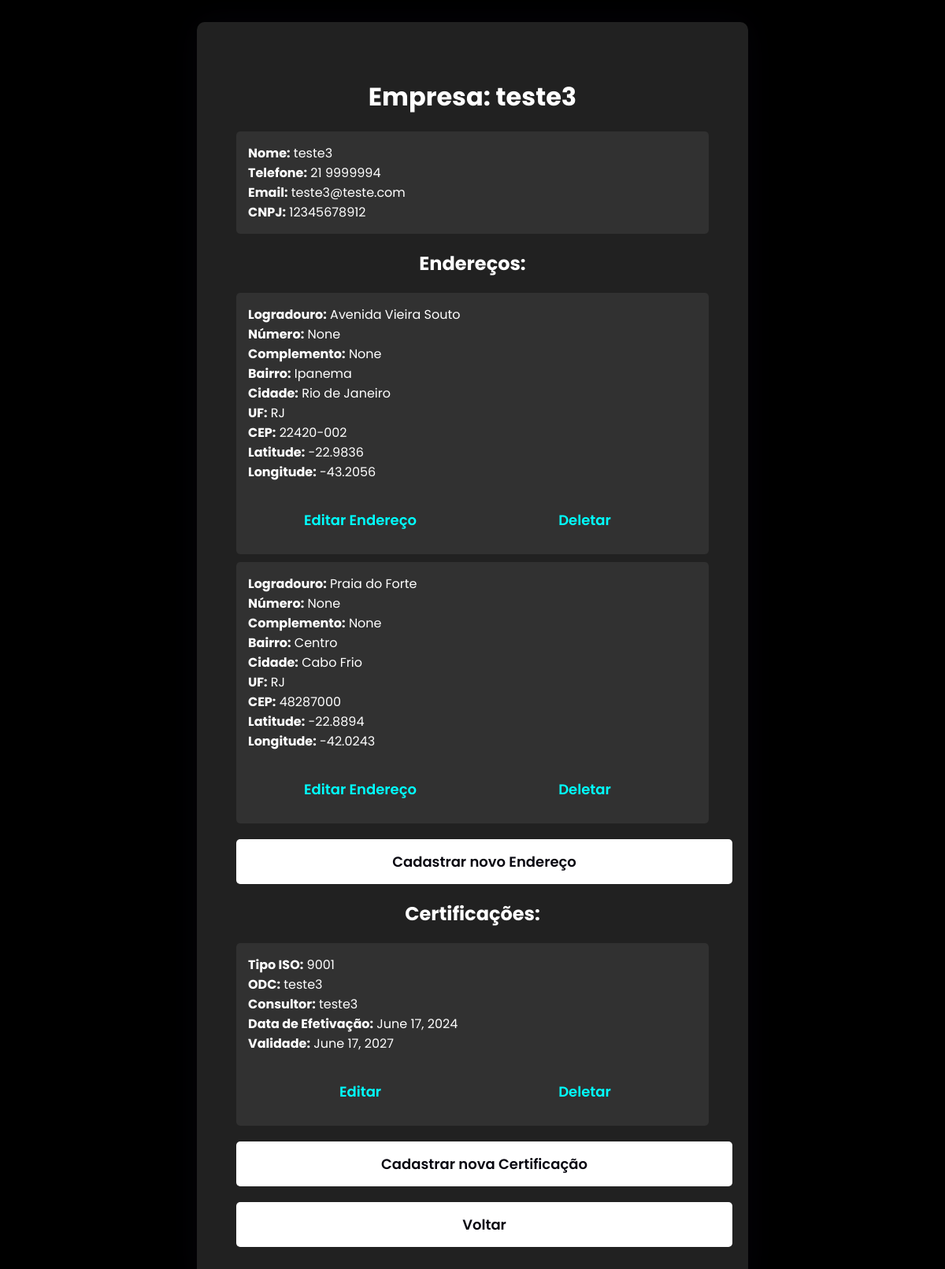
The page /clientes/View/35 (signed in) on the database its author committed.
### mapa/models.py (models this page shows, shortened)
class Empresa(models.Model):
    nome_empresa = models.CharField(max_length=255)
    nome = models.CharField(max_length=255)
    email = models.EmailField()
    telefone = models.CharField(max_length=20)
    cnpj = models.CharField(max_length=20)

class Endereco(models.Model):
    empresa = models.ForeignKey(Empresa, on_delete=models.CASCADE, related_name='enderecos')
    cep = models.CharField(max_length=10)
    logradouro = models.CharField(max_length=255)
    numero = models.CharField(max_length=10, blank=True, null=True)
    complemento = models.CharField(max_length=255, blank=True, null=True)
    bairro = models.CharField(max_length=255)
    cidade = models.CharField(max_length=255)
    uf = models.CharField(max_length=2)
    latitude = models.CharField(max_length=20)
    longitude = models.CharField(max_length=20)

class ISO(models.Model):
    empresa = models.ForeignKey(Empresa, on_delete=models.CASCADE, related_name='certificacoes')
    iso_type = models.CharField(max_length=50)
    odc = models.CharField(max_length=50)
    consultor = models.CharField(max_length=255)
    data_efetivacao = models.DateField()
    validade = models.DateField()

### mapa/views.py (the view)
# urls.py: path('clientes/View/<int:pk>', empresa_detail,name='empresa_detail'),
@login_required
def empresa_detail(request, pk):
    empresa = get_object_or_404(Empresa, pk=pk)
    return render(request, './customer_detail_with_details.html', {'empresa': empresa})

### mapa/templates/customer_detail_with_details.html (shortened to what this page needs)
<!DOCTYPE html>
<html lang="pt-br">
<head>
    <link rel="stylesheet" href="https://cdnjs.cloudflare.com/ajax/libs/font-awesome/5.15.4/css/all.min.css">
</head>
<body>
    <div class="container">
        <h1>Empresa: {{ empresa.nome_empresa }}</h1>
        <ul>
            <li>
                <strong>Nome:</strong> {{ empresa.nome }}<br>
                <strong>Telefone:</strong> {{ empresa.telefone }}<br>
                <strong>Email:</strong> {{ empresa.email }}<br>
                <strong>CNPJ:</strong> {{ empresa.cnpj }}<br>
            </li>
        </ul>
        <h2>Endereços:</h2>
        <ul>
            {% for endereco in empresa.enderecos.all %}
                <li>
                    <strong>Logradouro:</strong> {{ endereco.logradouro }}<br>
                    <strong>Número:</strong> {{ endereco.numero }}<br>
                    <strong>Complemento:</strong> {{ endereco.complemento }}<br>
                    <strong>Bairro:</strong> {{ endereco.bairro }}<br>
                    <strong>Cidade:</strong> {{ endereco.cidade }}<br>
                    <strong>UF:</strong> {{ endereco.uf }}<br>
                    <strong>CEP:</strong> {{ endereco.cep }}<br>
                    <strong>Latitude:</strong> {{ endereco.latitude }}<br>
                    <strong>Longitude:</strong> {{ endereco.longitude }}<br>
                    <div class="nomebom">
                        <a href="{% url 'endereco_edit' empresa.pk endereco.pk %}">Editar Endereço</a>
                        <a href="{% url 'endereco_delete' empresa.pk endereco.pk %}" class="botoes">Deletar</a>
                    </div>
                </li>
            {% empty %}
                <li>Essa empresa não tem endereços cadastrados.</li>
            {% endfor %}
        </ul>
        <a href="{% url 'endereco_create' empresa.pk %}" class="button">Cadastrar novo Endereço</a>
        <h2>Certificações:</h2>
        <ul>
            {% for certificacao in empresa.certificacoes.all %}
                <li>
                    <strong>Tipo ISO:</strong> {{ certificacao.iso_type }}<br>
                    <strong>ODC:</strong> {{ certificacao.odc }}<br>
                    <strong>Consultor:</strong> {{ certificacao.consultor }}<br>
                    <strong>Data de Efetivação:</strong> {{ certificacao.data_efetivacao }}<br>
                    <strong>Validade:</strong> {{ certificacao.validade }}<br>
                    <div class="nomebom">
                        <a href="{% url 'iso_edit' empresa.pk certificacao.pk%}" class="botoes">Editar</a>
                        <a href="{% url 'iso_delete' empresa.pk certificacao.pk%}" class="botoes">Deletar</a>
                    </div>
                </li>
            {% empty %}
                <li>Não foram encontradas certificações para essa empresa!</li>
            {% endfor %}
        </ul>
        <a href="{% url 'iso_create' empresa.pk %}" class="button">Cadastrar nova Certificação</a>
        <a href="{% url 'empresaList' %}" class="button">Voltar</a>
    </div>
</body>
</html>

### mapa/templates/customer_detail_with_details.html (style rules this page uses)
body { background-color: #000000; color: #ffffff; font-family: 'Poppins', sans-serif; display: flex; justify-content: center; align-items: center; padding: 20px; }
.container { background-color: rgba(255,255,255,0.13); border-radius: 10px; padding: 50px; width: 600px; box-shadow: 0 0 40px rgba(8,7,16,0.6); }
h1, h2 { text-align: center; margin-bottom: 20px; }
ul { list-style: none; padding: 0; margin: 20px 0; }
li { background-color: rgba(255,255,255,0.07); padding: 15px; border-radius: 5px; margin-bottom: 10px; }
a.button { display: block; margin-top: 20px; padding: 15px; border-radius: 5px; text-decoration: none; font-size: 18px; font-weight: 600; background-color: #ffffff; color: #080710; text-align: center; }
a { display: flex; justify-content: center; align-items: center; margin-top: 20px; width: 100%; padding: 15px 0; font-size: 18px; font-weight: 600; border-radius: 5px; cursor: pointer; text-align: center; text-decoration: none; color:aqua; }
.nomebom { display: flex; }

### rows shown on the page
Empresa: nome_empresa "teste3", nome "teste3", telefone "21 9999994", email "teste3@teste.com", cnpj "12345678912"
Endereco: logradouro "Avenida Vieira Souto", numero "None", complemento "None", bairro "Ipanema", cidade "Rio de Janeiro", uf "RJ", cep "22420-002", latitude "-22.9836", longitude "-43.2056"
Endereco: logradouro "Praia do Forte", numero "None", complemento "None", bairro "Centro", cidade "Cabo Frio", uf "RJ", cep "48287000", latitude "-22.8894", longitude "-42.0243"
ISO: iso_type "9001", odc "teste3", consultor "teste3", data_efetivacao "June 17, 2024", validade "June 17, 2027"
